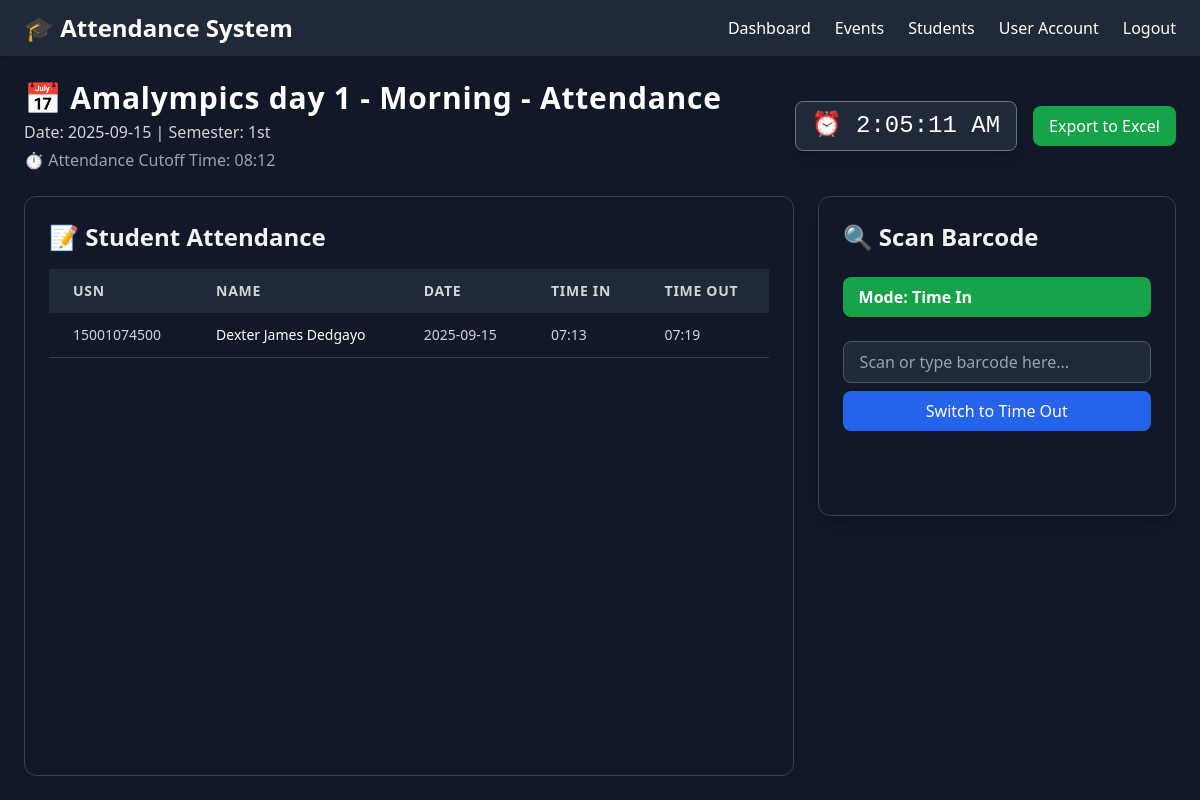
Screenshot of /attendance/35 (signed in) with the database file from the repository.
### tables this page shows
CREATE TABLE events (
    id INTEGER PRIMARY KEY AUTOINCREMENT,
    event_name TEXT NOT NULL,
    event_date TEXT NOT NULL,
    semester TEXT NOT NULL
, cutoff_time TEXT);

CREATE TABLE event_attendance (
    id INTEGER PRIMARY KEY AUTOINCREMENT,
    event_id INTEGER NOT NULL,
    usn TEXT NOT NULL,
    date TEXT NOT NULL,
    time_in TEXT,
    time_out TEXT,
    FOREIGN KEY (event_id) REFERENCES events (id) ON DELETE CASCADE,
    FOREIGN KEY (usn) REFERENCES student_info (usn) ON DELETE CASCADE
);

CREATE TABLE student_info (
    usn TEXT PRIMARY KEY,          -- Use TEXT to safely store long IDs like 22000745800
    name TEXT NOT NULL,
    course TEXT NOT NULL,
    contact TEXT
);

### app/routes/events.py (the view)
@bp.route("/attendance/<int:event_id>")
@login_required
def view_attendance(event_id):
    conn = get_db_connection()
    cur = conn.cursor()
    cur.execute("SELECT * FROM events WHERE id=?", (event_id,))
    event = cur.fetchone()
    if not event:
        conn.close()
        flash("Event not found.", "error")
        return redirect(url_for("event.event"))
    event = dict(event)
    cur.execute("""
        SELECT ea.*, si.name
        FROM event_attendance ea
        LEFT JOIN student_info si ON ea.usn = si.usn
        WHERE ea.event_id=?
        ORDER BY ea.date ASC
    """, (event_id,))
    attendance = [dict(row) for row in cur.fetchall()]
    conn.close()
    return render_template(
        "event_attendance.html",
        event=event,
        attendance=attendance,
        event_id=event['id'],
        user_name=session.get("username", "Officer")
    )

### app/routes/events.py (called while the page is built)
def get_db_connection():
    conn = sqlite3.connect(DB_PATH)
    conn.row_factory = sqlite3.Row
    return conn

def login_required(func):
    from functools import wraps
    @wraps(func)
    def wrapper(*args, **kwargs):
        if "user_id" not in session:
            flash("⚠️ Please login first.", "warning")
            return redirect(url_for("auth.login"))
        return func(*args, **kwargs)
    return wrapper

### app/templates/event_attendance.html (shortened to what this page needs)
{% extends "base.html" %}
{% block content %}
<div class="p-6 flex flex-col gap-6 h-screen">
  <div class="flex flex-col md:flex-row md:justify-between md:items-center gap-4">
   <div>
  <h2 class="text-3xl font-bold text-white tracking-wide">📅 {{ event.event_name }} - Attendance</h2>
  <p class="text-gray-300 mt-1">Date: {{ event.event_date }} | Semester: {{ event.semester }}</p>
  {% if event.cutoff_time %}
    {% set hour = event.cutoff_time.split(':')[0] | int %}
    {% set minute = event.cutoff_time.split(':')[1] %}
    {% if hour > 12 %}
      {% set hour = hour - 12 %}
    {% elif hour == 0 %}
      {% set hour = 12 %}
    {% endif %}
    <p class="text-gray-400 mt-1">
      ⏱ Attendance Cutoff Time: {{ "%02d"|format(hour) }}:{{ minute }}
    </p>
  {% endif %}
</div>
    <div class="flex gap-4 items-center">
      <div id="liveClockContainer"
           class="text-white font-mono text-2xl px-4 py-2 rounded-lg border border-gray-500 bg-gray-800 shadow-lg">
        ⏰ <span id="liveClock">--:--:--</span>
      </div>
     <a href="{{ url_for('event.export_excel', event_id=event.id) }}"
   class="bg-green-600 hover:bg-green-700 text-white px-4 py-2 rounded-lg shadow">
   Export to Excel
</a>
    </div>
  </div>
  <div class="flex flex-col lg:flex-row gap-6 flex-1 overflow-hidden">
    <div class="lg:flex-[0.7] bg-gray-900 border border-gray-700 rounded-xl shadow-lg p-6 flex flex-col overflow-hidden">
      <h3 class="text-2xl font-semibold text-gray-100 mb-4">📝 Student Attendance</h3>
      <div class="flex-1 overflow-y-auto max-h-[75vh]">
        <table class="min-w-full border-collapse text-sm">
          <thead class="bg-gray-800 text-gray-300 uppercase tracking-wider sticky top-0 z-10">
            <tr>
              <th class="px-6 py-3 text-left">USN</th>
              <th class="px-6 py-3 text-left">Name</th>
              <th class="px-6 py-3 text-left">Date</th>
              <th class="px-6 py-3 text-left">Time In</th>
              <th class="px-6 py-3 text-left">Time Out</th>
            </tr>
          </thead>
          <tbody id="attendanceTableBody">
            {% if attendance %}
            {% for record in attendance %}
            <tr class="border-b border-gray-700 hover:bg-gray-800 transition {% if record.time_in == 'Late' %}bg-orange-600 bg-opacity-20{% endif %}" data-usn="{{ record.usn }}">
              <td class="px-6 py-3 text-gray-300">{{ record.usn }}</td>
              <td class="px-6 py-3 text-white">{{ record.name }}</td>
              <td class="px-6 py-3 text-gray-300">{{ record.date }}</td>
              <td class="px-6 py-3 text-gray-300">{{ record.time_in or "-" }}</td>
              <td class="px-6 py-3 text-gray-300">{{ record.time_out or "-" }}</td>
            </tr>
            {% endfor %}
            {% else %}
            <tr>
              <td colspan="5" class="text-center text-gray-400 py-4">No attendance records yet.</td>
            </tr>
            {% endif %}
          </tbody>
        </table>
      </div>
    </div>
    <div class="lg:flex-[0.3] bg-gray-900 border border-gray-700 rounded-xl shadow-lg p-6 flex flex-col gap-4 max-h-[40vh]">
      <h3 class="text-2xl font-semibold text-gray-100 mb-2">🔍 Scan Barcode</h3>
      <span id="modeIndicator"
            class="px-4 py-2 rounded-lg text-white font-bold bg-green-600 shadow mb-2">
        Mode: Time In
      </span>
      <form id="attendanceForm" class="flex flex-col gap-2">
        <input type="text" id="barcodeInput" name="barcode"
               placeholder="Scan or type barcode here..."
               class="flex-1 px-4 py-2 rounded-lg bg-gray-800 text-white border border-gray-600 focus:outline-none focus:ring-2 focus:ring-blue-500"
               autofocus required>
        <button type="button" id="toggleModeBtn"
                class="bg-blue-600 hover:bg-blue-700 text-white px-4 py-2 rounded-lg shadow">
          Switch to Time Out
        </button>
      </form>
    </div>
  </div>
</div>
{% endblock %}

### rows the page displays
events: event_name "Amalympics day 1 - Morning", event_date "2025-09-15", semester "1st"
event_attendance: usn "15001074500", name "Dexter James Dedgayo", date "2025-09-15", time_in "07:13", time_out "07:19"

### other values shown
{{ "%02d"|format(hour) }} "08"
{{ minute }} "12"
